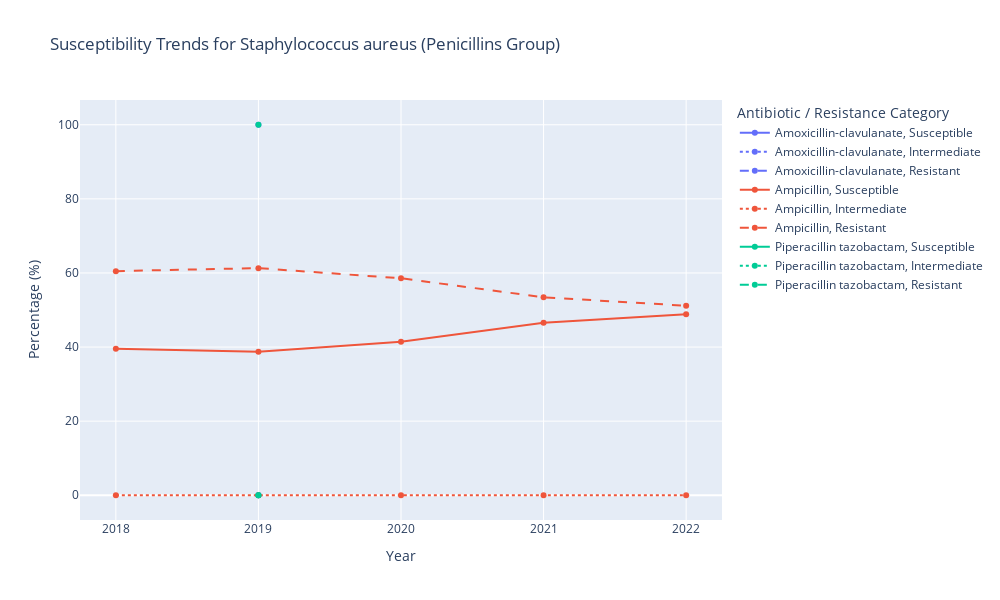
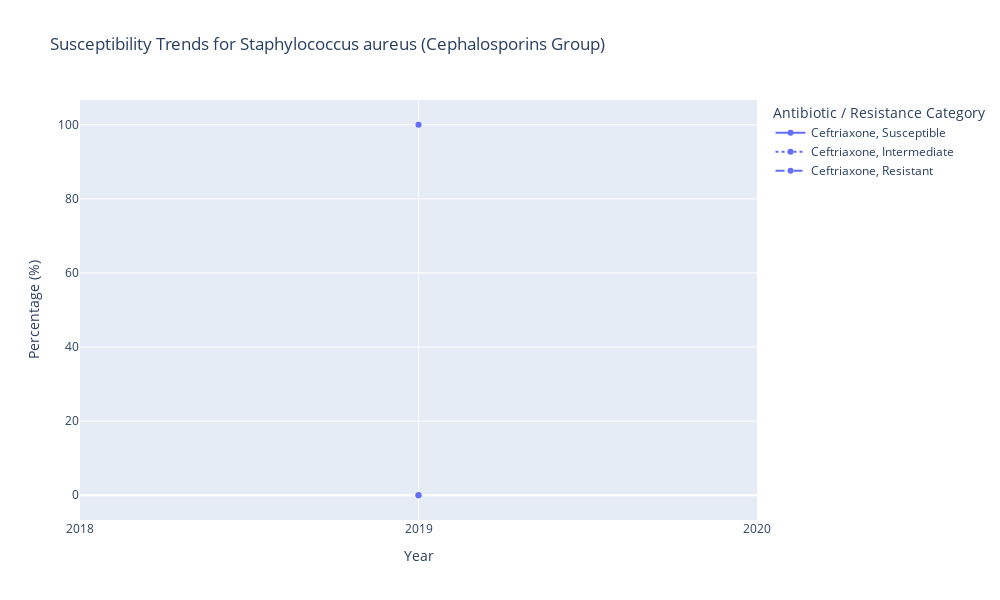
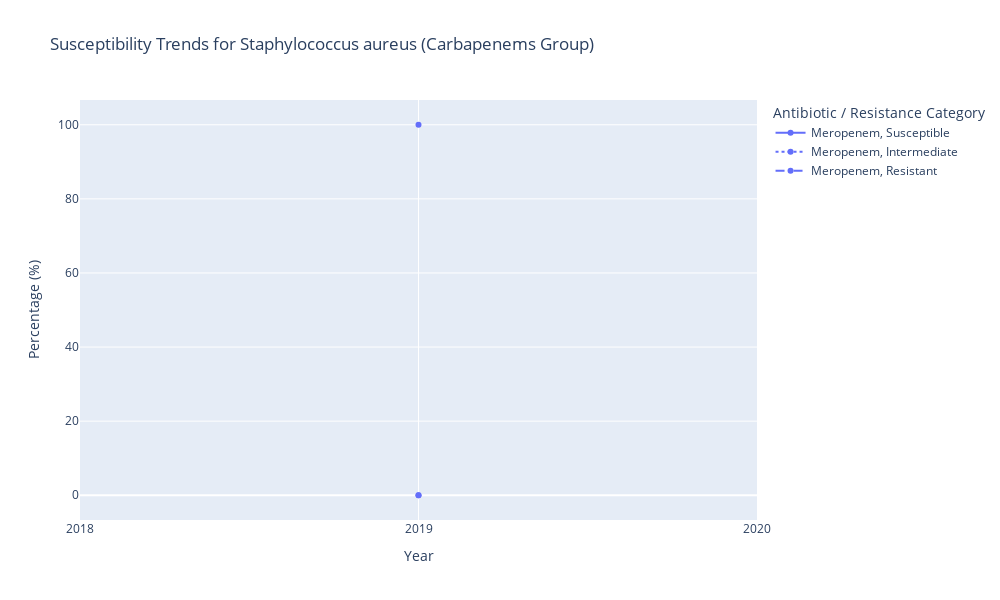
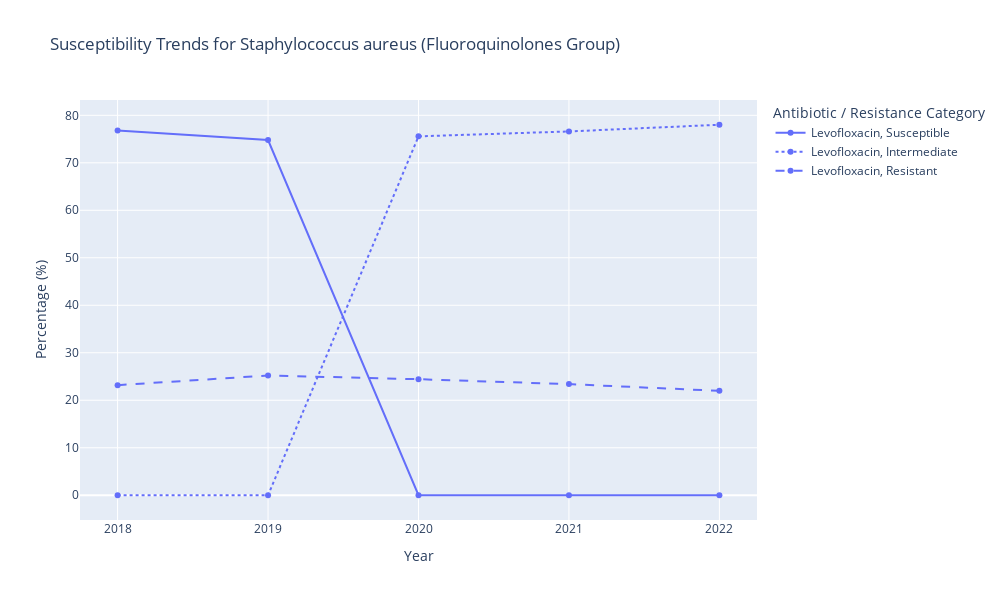

Notebook code for these charts, in order:
### Code cell
import plotly.express as px
import pandas as pd

# Dictionary grouping antibiotics by their pharmacological classes
antibiotic_groups = {
    'Penicillins': ['Amoxicillin-clavulanate_I', 'Ampicillin_I', 'Piperacillin tazobactam_I'],
    'Cephalosporins': ['Ceftriaxone_I', 'Ceftazidime_I', 'Cefepime_I'],
    'Carbapenems': ['Imipenem_I', 'Meropenem_I'],
    'Fluoroquinolones': ['Ciprofloxacin_I', 'Levofloxacin_I'],
    'Aminoglycosides': ['Amikacin_I', 'Gentamicin_I'],
    'Glycopeptides': ['Vancomycin_I'],
    'Macrolides': ['Azithromycin_I', 'Clarithromycin_I'],
    'Tetracyclines': ['Tigecycline_I'],
    'Oxazolidinones': ['Linezolid_I'],
    'Antifolates': ['Trimethoprim-sulfamethoxazole_I']
}

# Species list for Staphylococcaceae family
staphylococcaceae_species_list = [
    'Staphylococcus aureus', 'Staphylococcus capitis', 'Staphylococcus cohnii', 
    'Staphylococcus epidermidis', 'Staphylococcus hominis', 'Staphylococcus hyicus', 
    'Staphylococcus lugdunensis', 'Staphylococcus pettenkoferi', 'Staphylococcus saprophyticus', 
    'Staphylococcus schleiferi', 'Staphylococcus sciuri', 'Staphylococcus simulans', 
    'Staphylococcus warneri', 'Staphylococcus xylosus'
]

# Loop through each species in Staphylococcaceae family
for species, antibiotics_data in staphylococcaceae_results.items():
    if species in staphylococcaceae_species_list:
        print(f"Visualizing results for Species: {species}")

        # Loop through each antibiotic group
        for group, antibiotics in antibiotic_groups.items():
            print(f"Visualizing results for Antibiotic Group: {group}")

            # Prepare a combined dataframe for the current group
            combined_df_list = []

            for antibiotic in antibiotics:
                if antibiotic in antibiotics_data:
                    # Add the 'Antibiotic' column to identify each antibiotic in the group
                    df = antibiotics_data[antibiotic].copy()
                    df['Antibiotic'] = antibiotic.replace('_I', '')  # Removing the "_I" suffix for readability
                    combined_df_list.append(df)

            # If there is data for this group, combine and plot
            if combined_df_list:
                combined_df = pd.concat(combined_df_list)

                # Plotting trends for each antibiotic in the group
                fig = px.line(
                    combined_df,
                    x='Year',
                    y=['Susceptible', 'Intermediate', 'Resistant'],
                    color='Antibiotic',  # Different colors for each antibiotic
                    line_dash='variable',  # Different dash patterns for susceptible, intermediate, and resistant
                    title=f"Susceptibility Trends for {species} ({group} Group)",
                    labels={'value': 'Percentage (%)', 'variable': 'Resistance Category'},
                    markers=True
                )

                # Customize the layout
                fig.update_layout(
                    xaxis_title="Year",
                    yaxis_title="Percentage (%)",
                    legend_title="Antibiotic / Resistance Category",
                    template="plotly",
                    width=1000,  # Adjust the width
                    height=600,  # Adjust the height
                    xaxis=dict(tickmode='linear', tick0=2018, dtick=1)  # Ensure integer ticks for years
                )

                # Show the plot
                fig.show()

### Figure 1 — Plotly figure (JSON) as saved in the notebook; plotly's stock layout.template omitted (floating-point values rounded to 4 significant figures)
{"data": [{"hovertemplate": "Antibiotic=Amoxicillin-clavulanate<br>Resistance Category=Susceptible<br>Year=%{x}<br>Percentage (%)=%{y}<extra></extra>", "legendgroup": "Amoxicillin-clavulanate, Susceptible", "line": {"color": "#636efa", "dash": "solid"}, "marker": {"symbol": "circle"}, "mode": "markers+lines", "name": "Amoxicillin-clavulanate, Susceptible", "orientation": "v", "showlegend": true, "type": "scatter", "x": [2019], "xaxis": "x", "y": [100], "yaxis": "y"}, {"hovertemplate": "Antibiotic=Amoxicillin-clavulanate<br>Resistance Category=Intermediate<br>Year=%{x}<br>Percentage (%)=%{y}<extra></extra>", "legendgroup": "Amoxicillin-clavulanate, Intermediate", "line": {"color": "#636efa", "dash": "dot"}, "marker": {"symbol": "circle"}, "mode": "markers+lines", "name": "Amoxicillin-clavulanate, Intermediate", "orientation": "v", "showlegend": true, "type": "scatter", "x": [2019], "xaxis": "x", "y": [0], "yaxis": "y"}, {"hovertemplate": "Antibiotic=Amoxicillin-clavulanate<br>Resistance Category=Resistant<br>Year=%{x}<br>Percentage (%)=%{y}<extra></extra>", "legendgroup": "Amoxicillin-clavulanate, Resistant", "line": {"color": "#636efa", "dash": "dash"}, "marker": {"symbol": "circle"}, "mode": "markers+lines", "name": "Amoxicillin-clavulanate, Resistant", "orientation": "v", "showlegend": true, "type": "scatter", "x": [2019], "xaxis": "x", "y": [0], "yaxis": "y"}, {"hovertemplate": "Antibiotic=Ampicillin<br>Resistance Category=Susceptible<br>Year=%{x}<br>Percentage (%)=%{y}<extra></extra>", "legendgroup": "Ampicillin, Susceptible", "line": {"color": "#EF553B", "dash": "solid"}, "marker": {"symbol": "circle"}, "mode": "markers+lines", "name": "Ampicillin, Susceptible", "orientation": "v", "showlegend": true, "type": "scatter", "x": [2018, 2019, 2020, 2021, 2022], "xaxis": "x", "y": [39.51, 38.7, 41.44, 46.57, 48.85], "yaxis": "y"}, {"hovertemplate": "Antibiotic=Ampicillin<br>Resistance Category=Intermediate<br>Year=%{x}<br>Percentage (%)=%{y}<extra></extra>", "legendgroup": "Ampicillin, Intermediate", "line": {"color": "#EF553B", "dash": "dot"}, "marker": {"symbol": "circle"}, "mode": "markers+lines", "name": "Ampicillin, Intermediate", "orientation": "v", "showlegend": true, "type": "scatter", "x": [2018, 2019, 2020, 2021, 2022], "xaxis": "x", "y": [0, 0, 0, 0, 0], "yaxis": "y"}, {"hovertemplate": "Antibiotic=Ampicillin<br>Resistance Category=Resistant<br>Year=%{x}<br>Percentage (%)=%{y}<extra></extra>", "legendgroup": "Ampicillin, Resistant", "line": {"color": "#EF553B", "dash": "dash"}, "marker": {"symbol": "circle"}, "mode": "markers+lines", "name": "Ampicillin, Resistant", "orientation": "v", "showlegend": true, "type": "scatter", "x": [2018, 2019, 2020, 2021, 2022], "xaxis": "x", "y": [60.49, 61.3, 58.56, 53.43, 51.15], "yaxis": "y"}, {"hovertemplate": "Antibiotic=Piperacillin tazobactam<br>Resistance Category=Susceptible<br>Year=%{x}<br>Percentage (%)=%{y}<extra></extra>", "legendgroup": "Piperacillin tazobactam, Susceptible", "line": {"color": "#00cc96", "dash": "solid"}, "marker": {"symbol": "circle"}, "mode": "markers+lines", "name": "Piperacillin tazobactam, Susceptible", "orientation": "v", "showlegend": true, "type": "scatter", "x": [2019], "xaxis": "x", "y": [100], "yaxis": "y"}, {"hovertemplate": "Antibiotic=Piperacillin tazobactam<br>Resistance Category=Intermediate<br>Year=%{x}<br>Percentage (%)=%{y}<extra></extra>", "legendgroup": "Piperacillin tazobactam, Intermediate", "line": {"color": "#00cc96", "dash": "dot"}, "marker": {"symbol": "circle"}, "mode": "markers+lines", "name": "Piperacillin tazobactam, Intermediate", "orientation": "v", "showlegend": true, "type": "scatter", "x": [2019], "xaxis": "x", "y": [0], "yaxis": "y"}, {"hovertemplate": "Antibiotic=Piperacillin tazobactam<br>Resistance Category=Resistant<br>Year=%{x}<br>Percentage (%)=%{y}<extra></extra>", "legendgroup": "Piperacillin tazobactam, Resistant", "line": {"color": "#00cc96", "dash": "dash"}, "marker": {"symbol": "circle"}, "mode": "markers+lines", "name": "Piperacillin tazobactam, Resistant", "orientation": "v", "showlegend": true, "type": "scatter", "x": [2019], "xaxis": "x", "y": [0], "yaxis": "y"}], "layout": {"height": 600, "legend": {"title": {"text": "Antibiotic / Resistance Category"}, "tracegroupgap": 0}, "title": {"text": "Susceptibility Trends for Staphylococcus aureus (Penicillins Group)"}, "width": 1000, "xaxis": {"anchor": "y", "domain": [0, 1], "dtick": 1, "tick0": 2018, "tickmode": "linear", "title": {"text": "Year"}}, "yaxis": {"anchor": "x", "domain": [0, 1], "title": {"text": "Percentage (%)"}}}}

### Figure 2 — Plotly figure (JSON) as saved in the notebook; plotly's stock layout.template omitted (floating-point values rounded to 4 significant figures)
{"data": [{"hovertemplate": "Antibiotic=Ceftriaxone<br>Resistance Category=Susceptible<br>Year=%{x}<br>Percentage (%)=%{y}<extra></extra>", "legendgroup": "Ceftriaxone, Susceptible", "line": {"color": "#636efa", "dash": "solid"}, "marker": {"symbol": "circle"}, "mode": "markers+lines", "name": "Ceftriaxone, Susceptible", "orientation": "v", "showlegend": true, "type": "scatter", "x": [2019], "xaxis": "x", "y": [100], "yaxis": "y"}, {"hovertemplate": "Antibiotic=Ceftriaxone<br>Resistance Category=Intermediate<br>Year=%{x}<br>Percentage (%)=%{y}<extra></extra>", "legendgroup": "Ceftriaxone, Intermediate", "line": {"color": "#636efa", "dash": "dot"}, "marker": {"symbol": "circle"}, "mode": "markers+lines", "name": "Ceftriaxone, Intermediate", "orientation": "v", "showlegend": true, "type": "scatter", "x": [2019], "xaxis": "x", "y": [0], "yaxis": "y"}, {"hovertemplate": "Antibiotic=Ceftriaxone<br>Resistance Category=Resistant<br>Year=%{x}<br>Percentage (%)=%{y}<extra></extra>", "legendgroup": "Ceftriaxone, Resistant", "line": {"color": "#636efa", "dash": "dash"}, "marker": {"symbol": "circle"}, "mode": "markers+lines", "name": "Ceftriaxone, Resistant", "orientation": "v", "showlegend": true, "type": "scatter", "x": [2019], "xaxis": "x", "y": [0], "yaxis": "y"}], "layout": {"height": 600, "legend": {"title": {"text": "Antibiotic / Resistance Category"}, "tracegroupgap": 0}, "title": {"text": "Susceptibility Trends for Staphylococcus aureus (Cephalosporins Group)"}, "width": 1000, "xaxis": {"anchor": "y", "domain": [0, 1], "dtick": 1, "tick0": 2018, "tickmode": "linear", "title": {"text": "Year"}}, "yaxis": {"anchor": "x", "domain": [0, 1], "title": {"text": "Percentage (%)"}}}}

### Figure 3 — Plotly figure (JSON) as saved in the notebook; plotly's stock layout.template omitted (floating-point values rounded to 4 significant figures)
{"data": [{"hovertemplate": "Antibiotic=Meropenem<br>Resistance Category=Susceptible<br>Year=%{x}<br>Percentage (%)=%{y}<extra></extra>", "legendgroup": "Meropenem, Susceptible", "line": {"color": "#636efa", "dash": "solid"}, "marker": {"symbol": "circle"}, "mode": "markers+lines", "name": "Meropenem, Susceptible", "orientation": "v", "showlegend": true, "type": "scatter", "x": [2019], "xaxis": "x", "y": [100], "yaxis": "y"}, {"hovertemplate": "Antibiotic=Meropenem<br>Resistance Category=Intermediate<br>Year=%{x}<br>Percentage (%)=%{y}<extra></extra>", "legendgroup": "Meropenem, Intermediate", "line": {"color": "#636efa", "dash": "dot"}, "marker": {"symbol": "circle"}, "mode": "markers+lines", "name": "Meropenem, Intermediate", "orientation": "v", "showlegend": true, "type": "scatter", "x": [2019], "xaxis": "x", "y": [0], "yaxis": "y"}, {"hovertemplate": "Antibiotic=Meropenem<br>Resistance Category=Resistant<br>Year=%{x}<br>Percentage (%)=%{y}<extra></extra>", "legendgroup": "Meropenem, Resistant", "line": {"color": "#636efa", "dash": "dash"}, "marker": {"symbol": "circle"}, "mode": "markers+lines", "name": "Meropenem, Resistant", "orientation": "v", "showlegend": true, "type": "scatter", "x": [2019], "xaxis": "x", "y": [0], "yaxis": "y"}], "layout": {"height": 600, "legend": {"title": {"text": "Antibiotic / Resistance Category"}, "tracegroupgap": 0}, "title": {"text": "Susceptibility Trends for Staphylococcus aureus (Carbapenems Group)"}, "width": 1000, "xaxis": {"anchor": "y", "domain": [0, 1], "dtick": 1, "tick0": 2018, "tickmode": "linear", "title": {"text": "Year"}}, "yaxis": {"anchor": "x", "domain": [0, 1], "title": {"text": "Percentage (%)"}}}}

### Figure 4 — Plotly figure (JSON) as saved in the notebook; plotly's stock layout.template omitted (floating-point values rounded to 4 significant figures)
{"data": [{"hovertemplate": "Antibiotic=Levofloxacin<br>Resistance Category=Susceptible<br>Year=%{x}<br>Percentage (%)=%{y}<extra></extra>", "legendgroup": "Levofloxacin, Susceptible", "line": {"color": "#636efa", "dash": "solid"}, "marker": {"symbol": "circle"}, "mode": "markers+lines", "name": "Levofloxacin, Susceptible", "orientation": "v", "showlegend": true, "type": "scatter", "x": [2018, 2019, 2020, 2021, 2022], "xaxis": "x", "y": [76.82, 74.79, 0, 0, 0], "yaxis": "y"}, {"hovertemplate": "Antibiotic=Levofloxacin<br>Resistance Category=Intermediate<br>Year=%{x}<br>Percentage (%)=%{y}<extra></extra>", "legendgroup": "Levofloxacin, Intermediate", "line": {"color": "#636efa", "dash": "dot"}, "marker": {"symbol": "circle"}, "mode": "markers+lines", "name": "Levofloxacin, Intermediate", "orientation": "v", "showlegend": true, "type": "scatter", "x": [2018, 2019, 2020, 2021, 2022], "xaxis": "x", "y": [0, 0, 75.57, 76.6, 78.01], "yaxis": "y"}, {"hovertemplate": "Antibiotic=Levofloxacin<br>Resistance Category=Resistant<br>Year=%{x}<br>Percentage (%)=%{y}<extra></extra>", "legendgroup": "Levofloxacin, Resistant", "line": {"color": "#636efa", "dash": "dash"}, "marker": {"symbol": "circle"}, "mode": "markers+lines", "name": "Levofloxacin, Resistant", "orientation": "v", "showlegend": true, "type": "scatter", "x": [2018, 2019, 2020, 2021, 2022], "xaxis": "x", "y": [23.18, 25.21, 24.43, 23.4, 21.99], "yaxis": "y"}], "layout": {"height": 600, "legend": {"title": {"text": "Antibiotic / Resistance Category"}, "tracegroupgap": 0}, "title": {"text": "Susceptibility Trends for Staphylococcus aureus (Fluoroquinolones Group)"}, "width": 1000, "xaxis": {"anchor": "y", "domain": [0, 1], "dtick": 1, "tick0": 2018, "tickmode": "linear", "title": {"text": "Year"}}, "yaxis": {"anchor": "x", "domain": [0, 1], "title": {"text": "Percentage (%)"}}}}
